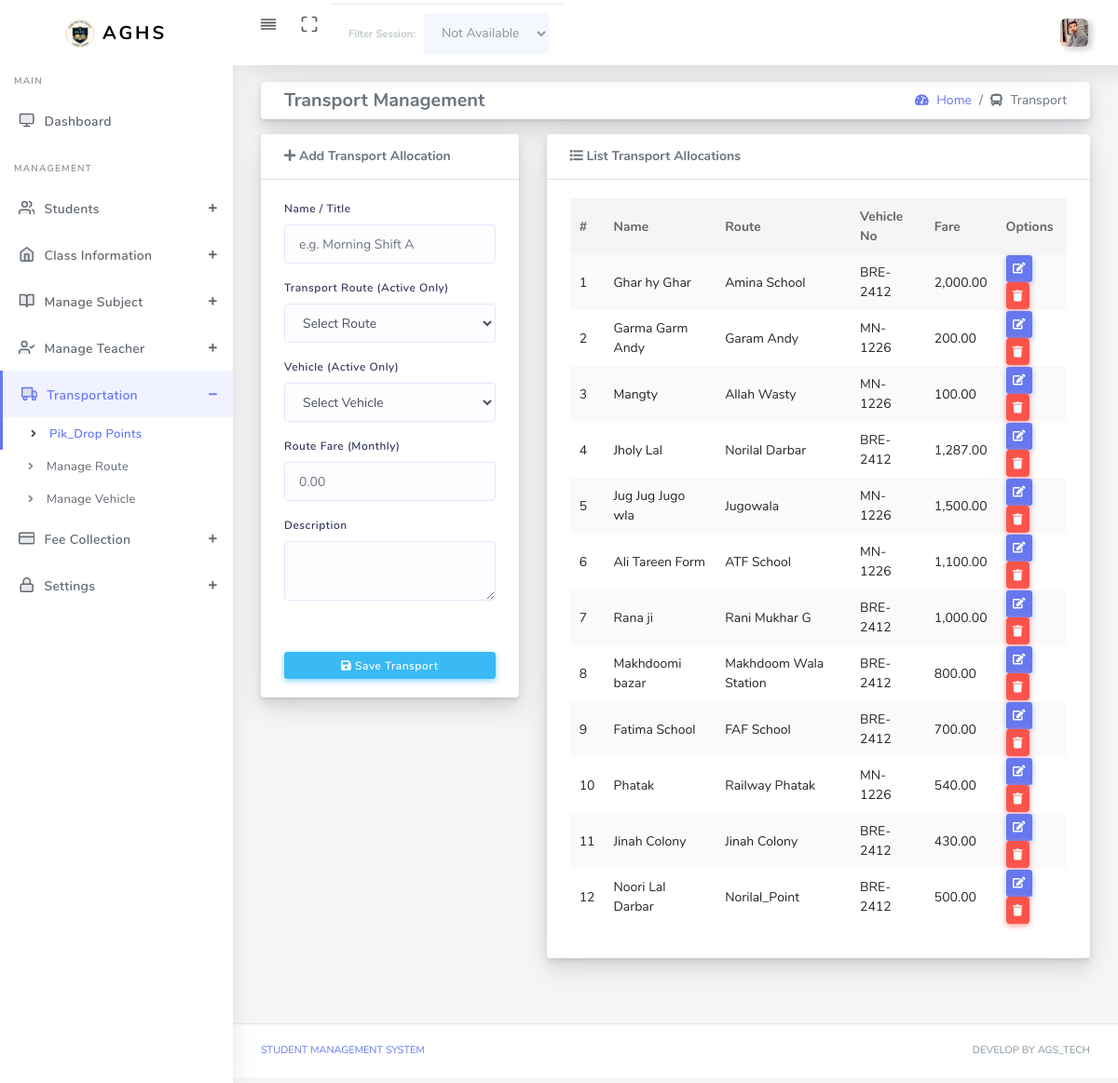
The page /transport.php (signed in) on the database its author committed.
### tables this page shows
CREATE TABLE `school_settings` (
  `id` int(11) NOT NULL DEFAULT 1,
  `school_name` varchar(255) NOT NULL,
  `address` text DEFAULT NULL,
  `contact` varchar(20) DEFAULT NULL,
  `logo` varchar(255) DEFAULT NULL,
  `updated_at` timestamp NOT NULL DEFAULT current_timestamp() ON UPDATE current_timestamp(),
  PRIMARY KEY (`id`)
);

CREATE TABLE `transport_allocations` (
  `id` int(11) NOT NULL AUTO_INCREMENT,
  `transport_name` varchar(255) NOT NULL,
  `route_id` int(11) NOT NULL,
  `vehicle_id` int(11) NOT NULL,
  `fare` decimal(10,2) NOT NULL,
  `description` text DEFAULT NULL,
  `created_at` timestamp NOT NULL DEFAULT current_timestamp(),
  PRIMARY KEY (`id`)
);

CREATE TABLE `transport_routes` (
  `id` int(11) NOT NULL AUTO_INCREMENT,
  `route_name` varchar(255) NOT NULL,
  `vehicle_id` int(11) NOT NULL,
  `description` text DEFAULT NULL,
  `status` tinyint(1) DEFAULT 1,
  `created_at` timestamp NOT NULL DEFAULT current_timestamp(),
  PRIMARY KEY (`id`)
);

CREATE TABLE `vehicles` (
  `id` int(11) NOT NULL AUTO_INCREMENT,
  `vehicle_name` varchar(255) NOT NULL,
  `vehicle_no` varchar(100) NOT NULL,
  `vehicle_model` varchar(100) DEFAULT NULL,
  `driver_name` varchar(255) DEFAULT NULL,
  `driver_contact` varchar(20) DEFAULT NULL,
  `description` text DEFAULT NULL,
  `status` tinyint(1) DEFAULT 1,
  `created_at` timestamp NOT NULL DEFAULT current_timestamp(),
  PRIMARY KEY (`id`)
);

### transport.php (the view, shortened to what this page needs)
<?php
require_once 'auth.php';
$list = $pdo->query("SELECT t.*, r.route_name, v.vehicle_no
                     FROM transport_allocations t
                     LEFT JOIN transport_routes r ON t.route_id = r.id
                     LEFT JOIN vehicles v ON t.vehicle_id = v.id
                     ORDER BY t.id DESC")->fetchAll();
?>
<!DOCTYPE html>
<html lang="en">
<head>
  <link rel="stylesheet" href="assets/css/app.min.css">
  <link rel="stylesheet" href="assets/bundles/datatables/datatables.min.css">
  <link rel="stylesheet" href="assets/bundles/datatables/DataTables-1.10.16/css/dataTables.bootstrap4.min.css">
  <link rel="stylesheet" href="assets/css/style.css">
  <link rel="stylesheet" href="assets/css/components.css">
    <link rel="stylesheet" href="assets/css/custom.css">
</head>
<body>
  <div id="app">
    <div class="main-wrapper main-wrapper-1">
      <div class="navbar-bg"></div>
      <?php include 'include/navbar.php'; ?>
      <div class="main-sidebar sidebar-style-2">
        <?php include 'include/asidebar.php'; ?>
      </div>
      <div class="main-content">
        <section class="section">
          <div class="section-body">
            <div class="row bg-title">
              <div class="col-12">
                <div class="card mb-3">
                  <div class="card-body py-2 b-0">
                    <div class="d-flex flex-wrap align-items-center justify-content-between">
                      <div class="mb-2 mb-md-0">
                        <h5 class="page-title mb-0">Transport Management</h5>
                      </div>
                      <div>
                        <nav aria-label="breadcrumb">
                          <ol class="breadcrumb mb-0 bg-transparent p-0">
                            <li class="breadcrumb-item"><a href="#"><i class="fas fa-tachometer-alt"></i> Home</a></li>
                            <li class="breadcrumb-item active"><i class="fas fa-bus"></i> Transport</li>
                          </ol>
                        </nav>
                      </div>
                    </div>
                  </div>
                </div>
              </div>
            </div>
            <div class="row">
              <div class="col-sm-4">
                <div class="card">
                  <div class="card-header border-bottom">
                    <p class="mb-0 font-weight-bold"><i class="fa fa-plus"></i>&nbsp;Add Transport Allocation</p>
                  </div>
                  <form method="POST" action="transport.php" class="needs-validation" novalidate>
                    <div class="card-body">
                      <div class="form-group">
                        <label>Name / Title</label>
                        <input type="text" name="name" class="form-control" placeholder="e.g. Morning Shift A" required>
                      </div>
                      <div class="form-group">
                        <label>Transport Route (Active Only)</label>
                        <select name="route_id" class="form-control select2" required style="width:100%;">
                          <option value="">Select Route</option>
                        </select>
                      </div>
                      <div class="form-group">
                        <label>Vehicle (Active Only)</label>
                        <select name="vehicle_id" class="form-control select2" required style="width:100%;">
                          <option value="">Select Vehicle</option>
                        </select>
                      </div>
                      <div class="form-group">
                        <label>Route Fare (Monthly)</label>
                        <input type="number" name="fare" class="form-control" placeholder="0.00" required>
                      </div>
                      <div class="form-group">
                        <label>Description</label>
                        <textarea name="description" class="form-control" rows="2"></textarea>
                      </div>
                    </div>
                    <div class="card-footer text-center">
                      <button type="submit" name="btn_save_transport" class="btn btn-info btn-block btn-rounded btn-sm">
                        <i class="fa fa-save"></i>&nbsp;Save Transport
                      </button>
                    </div>
                  </form>
                </div>
              </div>
              <div class="col-sm-8">
                <div class="card">
                  <div class="card-header border-bottom">
                    <p class="mb-0 font-weight-bold transform-uppercase"><i class="fa fa-list"></i>&nbsp;List Transport Allocations</p>
                  </div>
                  <div class="card-body">
                    <div class="table-responsive">
                      <table class="table table-striped table-hover" id="tableExport" style="width:100%;">
                        <thead>
                          <tr>
                            <th>#</th>
                            <th>Name</th>
                            <th>Route</th>
                            <th>Vehicle No</th>
                            <th>Fare</th>
                            <th>Options</th>
                          </tr>
                        </thead>
                        <tbody>
                          <?php foreach($list as $key => $row): ?>
                          <tr>
                            <td><?= $key + 1 ?></td>
                            <td><?= $row['transport_name'] ?></td>
                            <td><?= $row['route_name'] ?></td>
                            <td><?= $row['vehicle_no'] ?></td>
                            <td><?= number_format($row['fare'], 2) ?></td>
                            <td>
                              <button class="btn btn-sm btn-primary btn-edit"
                                data-id="<?= $row['id'] ?>"
                                data-name="<?= $row['transport_name'] ?>"
                                data-route="<?= $row['route_id'] ?>"
                                data-veh="<?= $row['vehicle_id'] ?>"
                                data-fare="<?= $row['fare'] ?>"
                                data-desc="<?= $row['description'] ?>">
                                <i class="fa fa-edit"></i>
                              </button>
                              <button class="btn btn-sm btn-danger btn-delete" data-id="<?= $row['id'] ?>">
                                <i class="fa fa-trash"></i>
                              </button>
                            </td>
                          </tr>
                          <?php endforeach; ?>
                        </tbody>
                      </table>
                    </div>
                  </div>
                </div>
              </div>
            </div>
          </div>
        </section>
      </div>
      <?php include 'include/footer.php'; ?>
    </div>
  </div>
</body>
</html>

### include/navbar.php (shortened to what this page needs)
<?php
if (isset($_SESSION['admin_id'])) {
    $admin_id = $_SESSION['admin_id'];
    $st_admin = $pdo->prepare("SELECT full_name, profile_pic FROM admins WHERE id = ?");
    $st_admin->execute([$admin_id]);
    $admin_data = $st_admin->fetch(PDO::FETCH_ASSOC);
    $display_pic = (!empty($admin_data['profile_pic']) && file_exists('uploads/' . $admin_data['profile_pic']))
                   ? 'uploads/' . $admin_data['profile_pic']
                   : 'assets/img/user.png';
} else {
    $display_name = "Admin";
    $display_pic = "assets/img/user.png";
}
?>
<nav class="navbar navbar-expand-lg main-navbar sticky">
    <div class="form-inline mr-auto">
        <ul class="navbar-nav mr-3">
            <li><a href="#" data-toggle="sidebar" class="nav-link nav-link-lg collapse-btn"> <i data-feather="align-justify"></i></a></li>
            <li class="d-none d-md-block"><a href="#" class="nav-link nav-link-lg fullscreen-btn">
                <i data-feather="maximize"></i>
            </a></li>
            <li>
                <?php
                $current_page = basename($_SERVER['PHP_SELF']);
                ?>
                <?php if ($current_page == 'dashboard.php'): ?>
                    <div class="card-footer bg-white py-2 d-flex justify-content-end" style="border-radius: 0 0 15px 15px;">
                        <form method="GET" class="form-inline">
                            <span class=" d-none d-md-block mr-2 font-weight-bold small text-dark">Filter Session:</span>
                            <select name="session_id" class="form-control form-control-sm select2" onchange="this.form.submit()">
                                <option value="all" <?= (isset($f_sess) && $f_sess == 'all' ? 'selected' : '') ?>>All Sessions</option>
                                <?php
                                if (isset($sessions)) {
                                    foreach ($sessions as $s) {
                                        echo "<option value='{$s['id']}' " . (isset($f_sess) && $f_sess == $s['id'] ? 'selected' : '') . ">{$s['session_name']}</option>";
                                    }
                                }
                                ?>
                            </select>
                        </form>
                    </div>
                <?php else: ?>
                    <div class="align-items-baseline bg-white card-footer d-flex justify-content-end py-2" style="border-radius: 0 0 15px 15px; opacity: 0.6;">
                        <span class="d-none d-md-block mr-2 font-weight-bold small text-muted">Filter Session:</span>
                        <select class="form-control form-control-sm" disabled>
                            <option>Not Available</option>
                        </select>
                    </div>
                <?php endif; ?>
            </li>
        </ul>
    </div>
    <ul class="navbar-nav navbar-right">
        <li class="dropdown">
            <a href="#" data-toggle="dropdown" class="nav-link dropdown-toggle nav-link-lg nav-link-user">
                <img alt="image" src="<?= $display_pic ?>" class="user-img-radious-style" style="width:30px; height:30px; object-fit:cover;">
            </a>
        </li>
    </ul>
</nav>

### include/asidebar.php (shortened to what this page needs)
<?php
$current_page = basename($_SERVER['PHP_SELF']);
?>
<?php
$school_settings = $pdo->query("SELECT * FROM school_settings LIMIT 1")->fetch(PDO::FETCH_ASSOC);
$sch_logo    = (!empty($school_settings['logo']) && file_exists('uploads/' . $school_settings['logo']))
  ? 'uploads/' . $school_settings['logo']
  : 'assets/img/agslogo.png';
?>
<aside id="sidebar-wrapper">
  <div class="sidebar-brand">
    <a href="dashboard.php">
      <img alt="image" src="<?= $sch_logo ?>" class="header-logo" />
      <span class="logo-name">AGHS</span>
    </a>
  </div>
  <ul class="sidebar-menu">
    <li class="menu-header">Main</li>
    <li class="<?= ($current_page == 'dashboard.php') ? 'active' : '' ?>">
      <a href="dashboard.php" class="nav-link"><i data-feather="monitor"></i><span>Dashboard</span></a>
    </li>
    <li class="menu-header">Management</li>
    <?php
    $student_pages = ['student-registration-form.php', 'student-list.php', 'promotion_detain.php', 'passout_drop.php', 'print_certificate.php', 'add-bulk-student.php'];
    $is_student_active = in_array($current_page, $student_pages);
    ?>
    <li class="dropdown <?= $is_student_active ? 'active' : '' ?>">
      <a href="#" class="menu-toggle nav-link has-dropdown"><i data-feather="users"></i><span>Students</span></a>
    </li>
    <?php
    $class_pages = ['manage-class.php', 'manage-section.php', 'manage-session.php'];
    $is_class_active = in_array($current_page, $class_pages);
    ?>
    <li class="dropdown <?= $is_class_active ? 'active' : '' ?>">
      <a href="#" class="menu-toggle nav-link has-dropdown"><i data-feather="home"></i><span>Class Information</span></a>
    </li>
    <?php
    $subject_pages = ['add-subject.php', 'subject-group.php'];
    $is_subject_active = in_array($current_page, $subject_pages);
    ?>
    <li class="dropdown <?= $is_subject_active ? 'active' : '' ?>">
      <a href="#" class="menu-toggle nav-link has-dropdown"><i data-feather="book-open"></i><span>Manage Subject</span></a>
    </li>
    <?php
    $is_teacher_active = ($current_page == 'add-teacher.php');
    ?>
    <li class="dropdown <?= $is_teacher_active ? 'active' : '' ?>">
      <a href="#" class="menu-toggle nav-link has-dropdown"><i data-feather="user-check"></i><span>Manage Teacher</span></a>
    </li>
    <?php
    $transport_pages = ['transport.php', 'manage-route.php', 'manage-vehicle.php'];
    $is_transport_active = in_array($current_page, $transport_pages);
    ?>
    <li class="dropdown <?= $is_transport_active ? 'active' : '' ?>">
      <a href="#" class="menu-toggle nav-link has-dropdown"><i data-feather="truck"></i><span>Transportation</span></a>
      <ul class="dropdown-menu" style="<?= $is_transport_active ? 'display: block;' : '' ?>">
        <li class="<?= ($current_page == 'transport.php') ? 'active' : '' ?>"><a class="nav-link" href="transport.php">Pik_Drop Points</a></li>
        <li class="<?= ($current_page == 'manage-route.php') ? 'active' : '' ?>"><a class="nav-link" href="manage-route.php">Manage Route</a></li>
        <li class="<?= ($current_page == 'manage-vehicle.php') ? 'active' : '' ?>"><a class="nav-link" href="manage-vehicle.php">Manage Vehicle</a></li>
      </ul>
    </li>
    <?php
    $fee_pages = ['fee-type.php', 'pay-fee.php', 'manage-fee-record.php', 'discount-type.php'];
    $is_fee_active = in_array($current_page, $fee_pages);
    ?>
    <li class="dropdown <?= $is_fee_active ? 'active' : '' ?>">
      <a href="#" class="menu-toggle nav-link has-dropdown"><i data-feather="credit-card"></i><span>Fee Collection</span></a>
    </li>
    <?php
    $auth_pages = ['view_logs.php', 'register_admin.php', 'settings.php'];
    $is_auth_active = in_array($current_page, $auth_pages);
    ?>
    <li class="dropdown <?= $is_auth_active ? 'active' : '' ?>">
      <a href="#" class="menu-toggle nav-link has-dropdown"><i data-feather="lock"></i><span>Settings</span></a>
    </li>
  </ul>
</aside>

### include/asidebar.php (style rules this page uses)
.sidebar-menu .dropdown-menu li.active a { color: #6777ef !important; background-color: #f0f3ff !important; font-weight: 600 !important; }
.sidebar-menu li.active>a { border-left: 3px solid #6777ef !important; color: #6777ef !important; }

### rows shown on the page
school_settings: logo (picture)
transport_allocations: transport_name "Ghar hy Ghar", transport_routes.route_name "Amina School", vehicle.vehicle_no "BRE-2412", fare "2,000.00"
transport_allocations: transport_name "Garma Garm Andy", transport_routes.route_name "Garam Andy", vehicle.vehicle_no "MN-1226", fare "200.00"
transport_allocations: transport_name "Mangty", transport_routes.route_name "Allah Wasty", vehicle.vehicle_no "MN-1226", fare "100.00"
transport_allocations: transport_name "Jholy Lal", transport_routes.route_name "Norilal Darbar", vehicle.vehicle_no "BRE-2412", fare "1,287.00"
transport_allocations: transport_name "Jug Jug Jugo wla", transport_routes.route_name "Jugowala", vehicle.vehicle_no "MN-1226", fare "1,500.00"
transport_allocations: transport_name "Ali Tareen Form", transport_routes.route_name "ATF School", vehicle.vehicle_no "MN-1226", fare "1,100.00"
transport_allocations: transport_name "Rana ji", transport_routes.route_name "Rani Mukhar G", vehicle.vehicle_no "BRE-2412", fare "1,000.00"
transport_allocations: transport_name "Makhdoomi bazar", transport_routes.route_name "Makhdoom Wala Station", vehicle.vehicle_no "BRE-2412", fare "800.00"
transport_allocations: transport_name "Fatima School", transport_routes.route_name "FAF School", vehicle.vehicle_no "BRE-2412", fare "700.00"
transport_allocations: transport_name "Phatak", transport_routes.route_name "Railway Phatak", vehicle.vehicle_no "MN-1226", fare "540.00"
transport_allocations: transport_name "Jinah Colony", transport_routes.route_name "Jinah Colony", vehicle.vehicle_no "BRE-2412", fare "430.00"
transport_allocations: transport_name "Noori Lal Darbar", transport_routes.route_name "Norilal_Point", vehicle.vehicle_no "BRE-2412", fare "500.00"
